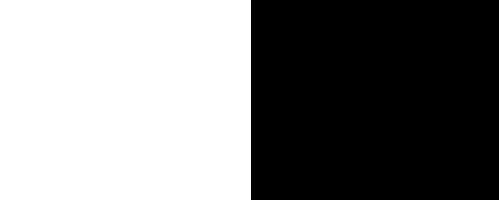
#> input picture IMGS/rectangulo.jpg, 499 x 200 px, found by its file name
$ python Operaciones.py
#> lines starting #> are read from the running program, lines starting #| are printed output that depends on the picture
import cv2
import numpy as np
import matplotlib.pyplot as plt

imgrect=cv2.imread('IMGS/rectangulo.jpg',cv2.IMREAD_GRAYSCALE)
#> imgrect is the input picture: shape (200, 499); min 0, max 255, mean 128.3
imgcir=cv2.imread('IMGS/circulo.jpg',cv2.IMREAD_GRAYSCALE)
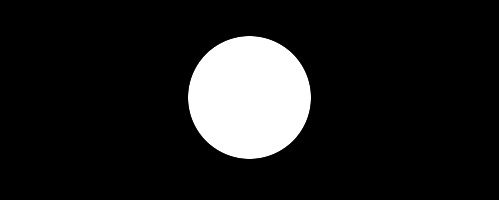
#> input picture IMGS/circulo.jpg, 499 x 200 px, found by its file name
#> imgcir is the input picture: shape (200, 499); min 0, max 255, mean 30.2

imgRes = cv2.bitwise_and(imgrect,imgcir,mask=None)
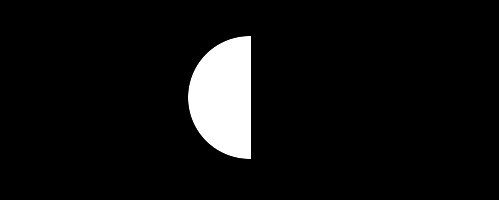
#> imgRes: shape (200, 499); min 0, max 255, mean 15.6

plt.figure(figsize=[20,5])
plt.subplot(141);plt.imshow(imgrect, cmap='gray')
plt.subplot(142);plt.imshow(imgcir,cmap='gray')
plt.subplot(143);plt.imshow(imgRes,cmap='gray')


print(imgrect.shape)
#| (200, 499)

plt.waitforbuttonpress()
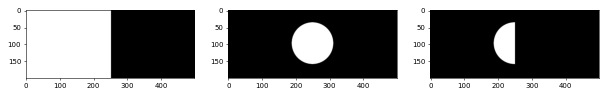
#> figure drawn by matplotlib, 3 panels
